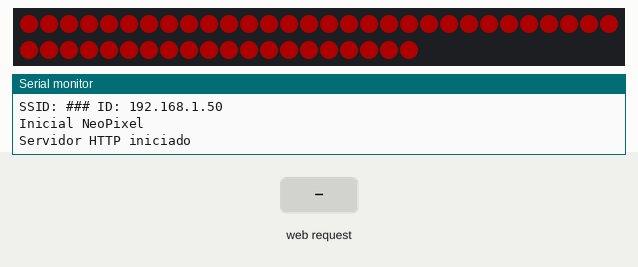
Recording of a sketch running on a simulated ESP32. Parts: 50 RGB LEDs in strip order, left to right, continuing on the next row, the last lines printed to the serial monitor. The inputs (shaded band) are chosen by the test bench. Dim RGB values are drawn brighter than linear; WiFi joins after 1.5 s; servers stay silent unless stated.

Above: at 2.7 s.
2.8 s: HTTP request GET /muerto received
At 4.0 s:
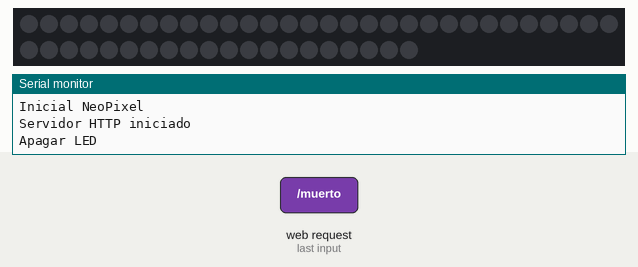
4.3 s: HTTP request GET /vivo received
At 5.5 s:
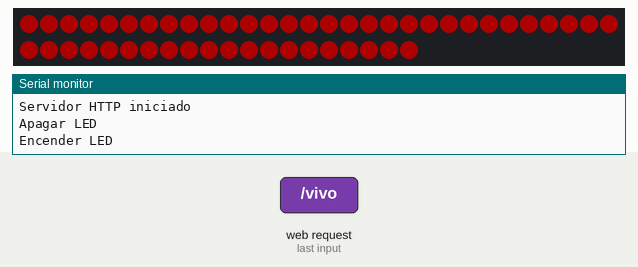
5.8 s: HTTP request GET /color?valor=120&r=120&g=120 received
At 6.6 s:
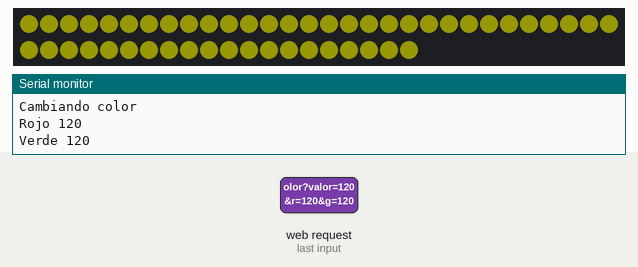
7.3 s: HTTP request GET /nivel?valor=120&r=120&g=120 received
8.8 s: HTTP request GET /muerto?valor=vivo received
At 10.0 s:
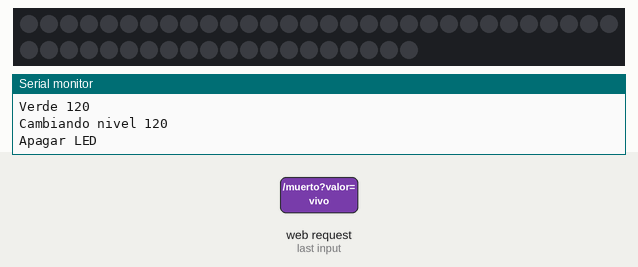
10.3 s: HTTP request GET /vivo?valor=vivo received
At 11.2 s:
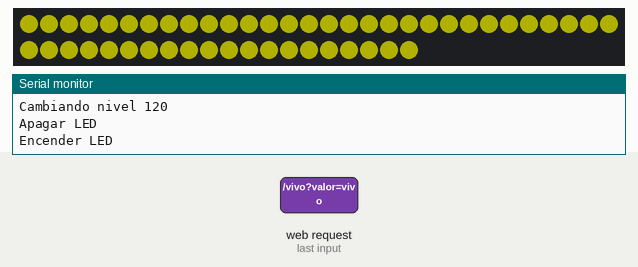
Timing chart, 0 to 12.8 s (numbered marks = the images above; inputs shaded):
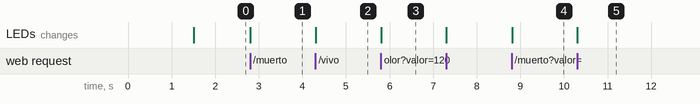

Measured:
- after the input at 2.8 s, the LEDs: change at once (image 1)
- after the input at 4.3 s, the LEDs: change at once (image 2)
- after the input at 5.8 s, the LEDs: change at once (image 3)
- after the input at 8.8 s, the LEDs: change at once (image 4)
- after the input at 10.3 s, the LEDs: change at once (image 5)

The sketch:

DemoColor.ino
```cpp
// Creado ChepeCarlos
// Tutorial Completo en https://nocheprogramacion.com
// Canal Youtube https://youtube.com/alswnet?sub_confirmation=1

template<class T> inline Print &operator <<(Print &obj, T arg) {
  obj.print(arg);
  return obj;
}

#if defined(ESP32)

#include <WiFi.h>
#include <WiFiMulti.h>
#include <ESPmDNS.h>
#include <WebServer.h>

WiFiMulti wifiMulti;
WebServer server(80);

#elif defined(ESP8266)

#include <ESP8266WiFi.h>
#include <ESP8266WiFiMulti.h>
#include <ESP8266mDNS.h>
#include <ESP8266WebServer.h>

ESP8266WiFiMulti wifiMulti;
ESP8266WebServer server(80);

#endif

#include <Adafruit_NeoPixel.h>

#ifdef __AVR__
#include <avr/power.h>
#endif

#include "data.h"

#define Pin 4
#define CantidadLed 50
Adafruit_NeoPixel tira = Adafruit_NeoPixel(CantidadLed, Pin, NEO_GRB + NEO_KHZ800);

const uint32_t TiempoEsperaWifi = 5000;
boolean Estado = true;
boolean Arcoiris = false;
int Nivel = 50;
int Rojo = 255;
int Verde = 0;
int Azul = 0;

long HueActual = 0;
String Valor = "";

void mensajeBase() {
  server.sendHeader("Access-Control-Allow-Origin", "*");
  server.send(200, "text/html", Pagina);
}

void mensajeError() {
  String mensaje = "<h1>404</h1>";
  mensaje += "Pagina No encontrada</br>";
  mensaje += "Intenta otra pagina</br>";
  server.send(404, "text/html", mensaje);
}

void funcionEncender() {
  Estado = true;
  Serial.println("Encender LED");
  server.sendHeader("Access-Control-Allow-Origin", "*");
  server.send(200, "text/plain", "Endendiendo LED");
}

void funcionApagar() {
  Estado = false;
  Serial.println("Apagar LED");
  server.sendHeader("Access-Control-Allow-Origin", "*");
  server.send(200, "text/plain", "Apagando LED");
}

void funcionNivel() {

  if (server.hasArg("valor")) {
    Valor = server.arg("valor");
    Nivel = atoi(Valor.c_str());
    tira.setBrightness(Nivel);
    Serial << "Cambiando nivel " << Nivel << "\n";
  }
  server.sendHeader("Access-Control-Allow-Origin", "*");
  server.send(200, "text/plain", "Nivel Cambiado");
}

void funcionColor() {
  Serial.println("Cambiando color");
  if (server.hasArg("r")) {
    Valor = server.arg("r");
    Rojo = atoi(Valor.c_str());
    Serial << "Rojo " << Rojo << "\n";
  }
  if (server.hasArg("g")) {
    Valor = server.arg("g");
    Verde = atoi(Valor.c_str());
    Serial << "Verde " << Verde << "\n";
  }
  if (server.hasArg("b")) {
    Valor = server.arg("b");
    Azul = atoi(Valor.c_str());
    Serial << "Azul " << Azul << "\n";
  }

  server.sendHeader("Access-Control-Allow-Origin", "*");
  server.send(200, "text/plain", "cambiando color");
}

void funcionArcoiris() {
  if (server.hasArg("estado")) {
    Valor = server.arg("estado");
    if (Valor == "vivo") {
      Arcoiris = true;
    } else {
      Arcoiris = false;
    }

    Serial << "Estado Arcoiris " << Arcoiris << "\n";
  }
  server.sendHeader("Access-Control-Allow-Origin", "*");
  server.send(200, "text/plain", "cambiando Arcoiris");
}

void setup() {
  Serial.begin(115200);
  Serial.println("\nIniciando Server Web");

  wifiMulti.addAP(ssid_1, password_1);
  wifiMulti.addAP(ssid_2, password_2);

  WiFi.mode(WIFI_STA);
  Serial.print("Conectando a Wifi ..");
  while (wifiMulti.run(TiempoEsperaWifi) != WL_CONNECTED) {
    Serial.print(".");
  }
  Serial.println(".. Conectado");
  Serial.print("SSID: ");
  Serial.print(WiFi.SSID());
  Serial.print(" ID: ");
  Serial.println(WiFi.localIP());

  if (!MDNS.begin("elarbol")) {
    Serial.println("Erro configurando mDNS!");
    while (1) {
      delay(1000);
    }
  }

#if defined (__AVR_ATtiny85__)
  if (F_CPU == 16000000) clock_prescale_set(clock_div_1);
#endif

  Serial.println("Inicial NeoPixel");

  server.on("/" , mensajeBase);

  server.on("/vivo", funcionEncender);
  server.on("/muerto", funcionApagar);

  server.on("/nivel", funcionNivel);
  server.on("/color", funcionColor);
  server.on("/arcoiris", funcionArcoiris);

  server.onNotFound(mensajeError);


  server.begin();
  Serial.println("Servidor HTTP iniciado");

  tira.begin();
  tira.setBrightness(Nivel);
  tira.show();

  Pagina.replace("%ip", WiFi.localIP().toString());
}

void loop() {
  server.handleClient();

#if defined(ESP8266)
  MDNS.update();
#endif

  if (Estado) {
    if (Arcoiris) {
      ColorArcoiris();
    } else {
      uint32_t ColorActual = tira.Color(Rojo, Verde, Azul);
      ColorSimple(ColorActual);
    }
  } else {
    tira.clear();
    tira.show();
  }
  delay(10);

}

void ColorArcoiris() {
  tira.rainbow(HueActual);
  HueActual += 256;
  if (HueActual > 65536) {
    HueActual = 0;
  }
  tira.show();
}

void ColorSimple(uint32_t ColorActual) {
  for (int i = 0; i < tira.numPixels(); i++) {
    tira.setPixelColor(i, ColorActual);
  }
  tira.show();
}
```

data.h
```cpp
const char* ssid_1     = "###";
const char* password_1 = "###";
const char* ssid_2     = "Subcribanse";
const char* password_2 = "ChepeCarlos";

//const
String Pagina =  R"====(<!DOCTYPE html>
<html>
  <head>
    <title>Servidor </title>
    <meta name="viewport" content="width=device-width, initial-scale=1.0" />
    <style>
      body {
        background-color: #424242;
      }

      h1, h2, h3 {
        background-color: rgb(47, 47, 47);
        color: white;
        padding: 10px;
      }

      #rangevalue{
        font-size:5vw;
        color: white;
      }

      .pollo {
        position: relative;
        display: inline-block;
        width: 60px;
        height: 34px;
        background-color: #ccc;
        border-radius: 34px;
      }

      .vivo .pollo {
        background-color: #2196f3;
      }

      .pollo:hover {
        background-color: #072a46;
      }

      .huevo {
        position: absolute;
        content: "";
        height: 26px;
        width: 26px;
        left: 4px;
        bottom: 4px;
        border-radius: 34px;
        background-color: white;
      }

      .vivo .huevo {
        left: 28px;
      }

      input {
        margin: 0.4rem;
      }

      input[type="range"] {
        -webkit-appearance: none;
        width: 200px;
        height: 10px;
        border-radius: 5px;
        background-image: linear-gradient(#71b9f4, #2196f3);
        background-repeat: no-repeat;
      }
    </style>
  </head>

  <body>
    <center>
      <h1>Control RGB</h1>
      <h3>Estado</h3>
      <div id="botonEstado" class="vivo">
        <span class="pollo">
          <span class="huevo"></span>
        </span>
      </div>

      <h3>Nivel</h3>
      <output id="rangevalue">50</output><br>
      <input type="range" value="50" min="0" max="255" id="rangeNivel" oninput="rangevalue.value=value">

      <h3>Color</h3>
      <input type="color"  id="colorHTML" name="colorHTML" value="#ff0000" > </br>

      <h3>Arcoiris</h3>
      <div id="botonArcoiris" class="vivo">
        <span class="pollo">
          <span class="huevo"></span>
        </span>
      </div>
    </center>

    <script>

      const elementoEstado = document.getElementById("botonEstado");
      const elementoNivel = document.getElementById("rangeNivel");
      const elementoColor = document.getElementById("colorHTML");
      const elementoArcoiris = document.getElementById("botonArcoiris");

      elementoEstado.addEventListener("click", cambiarEstado);
      elementoNivel.addEventListener("click", cambiarNivel);
      elementoColor.addEventListener("change", cambiarColor);
      elementoArcoiris.addEventListener("click", cambiarArcoiris);

      function cambiarEstado(){
        console.log("%ip");
        const elementoEstado = document.getElementById("botonEstado");

        if(elementoEstado.className == "vivo"){
          elementoEstado.className = "muerto";
        } else{
          elementoEstado.className = "vivo";
        }
        console.log("Cambiando boton a " + elementoEstado.className)
        consultaGET("http://%ip/" + elementoEstado.className);
      };

      function cambiarNivel(){
        const elementoNivel = document.getElementById("rangeNivel");
        console.log("Cambiando nivel a " + elementoNivel.value);
        consultaGET("http://%ip/nivel?valor=" +  elementoNivel.value);
      }

      function cambiarColor(){
        console.log("Cambiando color");
        console.log(colorHTML.value);
        colorActual = hexa_a_rgb(colorHTML.value);
        consultaGET("http://%ip/color?r=" + colorActual.r +"&g=" + colorActual.g + "&b=" + colorActual.b);
      };

      function hexa_a_rgb(hex) {
        var result = /^#?([a-f\d]{2})([a-f\d]{2})([a-f\d]{2})$/i.exec(hex);
        return result
          ? {
              r: parseInt(result[1], 16),
              g: parseInt(result[2], 16),
              b: parseInt(result[3], 16),
            }
          : null;
      }

      function cambiarArcoiris(){
        const elementoEstado = document.getElementById("botonArcoiris");

        if(elementoEstado.className == "vivo"){
          elementoEstado.className = "muerto";
        } else{
          elementoEstado.className = "vivo";
        }
        console.log("Cambiando Arcoiris a " + elementoEstado.className)
        consultaGET("http://%ip/arcoiris?estado=" + elementoEstado.className);
      }

      function consultaGET(consulta){
        const Http = new XMLHttpRequest();
        console.log(`Consultando  ${consulta}`)
        Http.open("GET", consulta);
        Http.send();

        Http.onreadystatechange = (e) => {
          console.log(Http.status );
          // console.log(Http.responseText);
        };
      };
    </script>
  </body>
</html>
)====";
```
